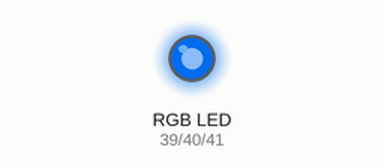
The sketch below on a simulated ESP32-S3. Shown: an RGB LED mixed from three pins (HIGH = lit). Dim RGB values are drawn brighter than linear; what the sketch prints to the serial monitor is not drawn.

Above: at 0.1 s.
Timing chart, 0 to 1.6 s (numbered marks = the images above):
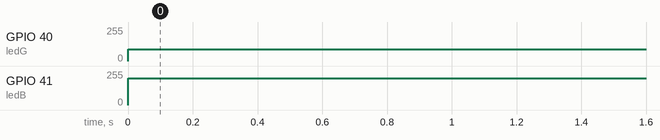

The sketch:

send_test.ino
```cpp
uint8_t ledR = 39; // ESP32-S3 pin for red LED | GPIO 39
uint8_t ledG = 40; // ESP32-S3 pin for green LED | GPIO 40
uint8_t ledB = 41; // ESP32-S3 pin for blue LED | GPIO 41

const boolean invert = true; // true: common anode logic '1' | false: common cathode logic '0'

String hexValue_S = "#005ac8";

// Function to set PWM duty cycle for each color
void setRGBColor(uint8_t R, uint8_t G, uint8_t B) {
    // Print debug information
    Serial.println("Setting RGB values:");
    Serial.print("R: "); Serial.println(R);
    Serial.print("G: "); Serial.println(G);
    Serial.print("B: "); Serial.println(B);

    // Set PWM duty cycle for each color
    ledcWrite(1, R);
    ledcWrite(2, G);
    ledcWrite(3, B);
}

void setup() {
    // Setup PWM channels for each LED pin
    ledcAttachPin(ledR, 1); // assign RGB led pins to channels
    ledcAttachPin(ledG, 2);
    ledcAttachPin(ledB, 3);

    // Initialize PWM channels
    ledcSetup(1, 12000, 8); // 12 kHz PWM, 8-bit resolution
    ledcSetup(2, 12000, 8);
    ledcSetup(3, 12000, 8);

    // Initialize Serial communication
    Serial.begin(115200);
}

void loop() {
    // Convert hex string to integer
    uint32_t hexValue = (uint32_t) strtol(hexValue_S.substring(1).c_str(), NULL, 16); // Skip the '#' character

    // Extract RGB components
    uint8_t R = (hexValue >> 16) ; // Red component
    uint8_t G = (hexValue >> 8);  // Green component
    uint8_t B = hexValue ;         // Blue component

    // Set LED color based on RGB values
    setRGBColor(R, G, B);

    // Print the hex value and the corresponding RGB components
    Serial.print("Hex Value: ");
    Serial.print(hexValue_S);
    Serial.print("\nRGB: ");

    delay(2000);
}
```

Measured:
- by itself, GPIO 40 (ledG): 0/255 → 90/255 at 0.00 s
- by itself, GPIO 41 (ledB): 0/255 → 199/255 at 0.00 s
